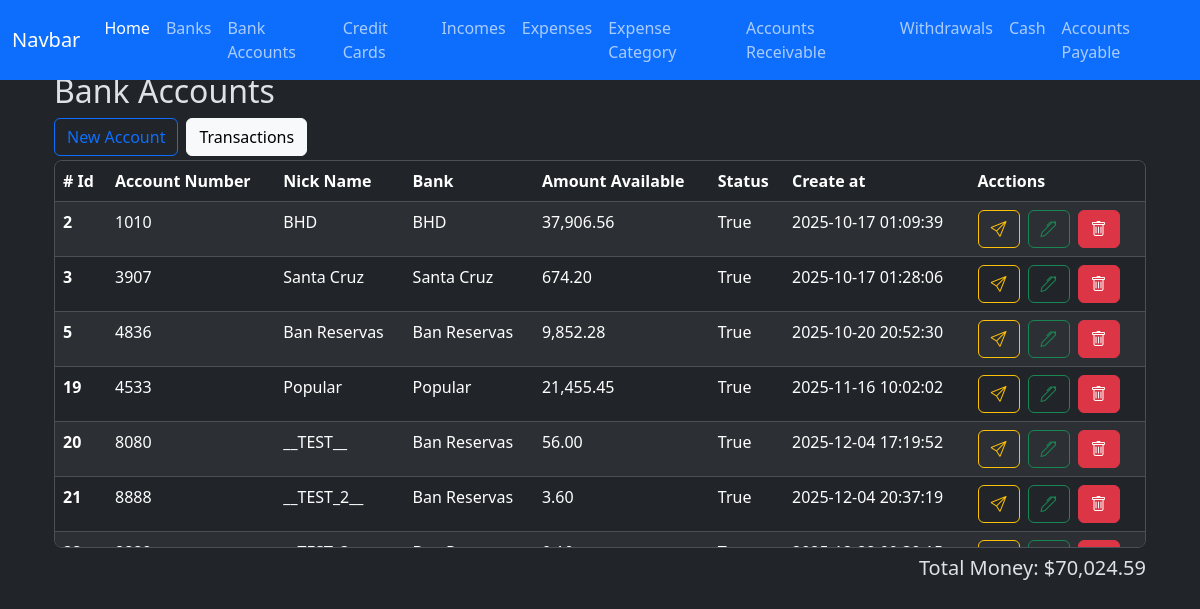
Page /bank_accounts/index on the earlier database version.
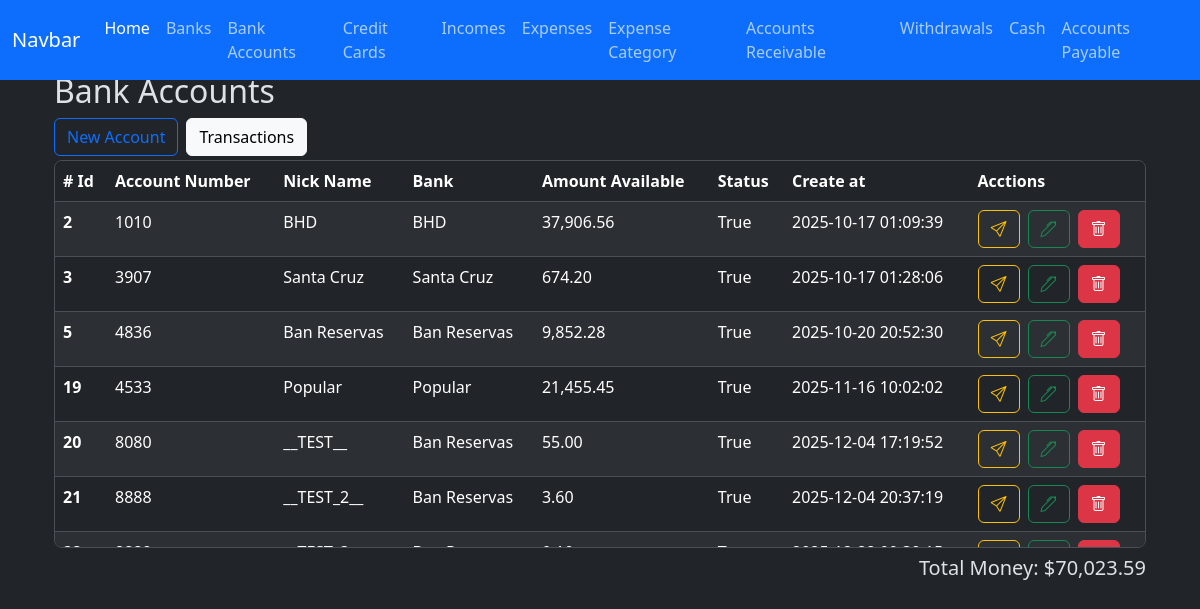
Same page on the later database version.
### app/models/bank_account.py (models this page shows)
class BankAccount(db.Model):
    __tablename__ = 'bank_accounts'
    id = db.Column(db.Integer, primary_key=True)
    nick_name = db.Column(db.String(120))
    amount_available = db.Column(db.Numeric(10, 2), nullable=False)
    is_active = db.Column(db.Boolean, default=True)
    account_number = db.Column(db.Integer, nullable=True)
    bank_id = db.Column(db.Integer, db.ForeignKey('banks.id'))
    created_at = db.Column(db.DateTime(timezone=True), server_default=func.now())
    updated_at = db.Column(db.DateTime(timezone=True), onupdate=func.now())
    bank = relationship('Bank', back_populates='bank_accounts')
    expenses = relationship('Expense', back_populates='bank_account', order_by='desc(Expense.created_at)')
    incomes = relationship('Income', back_populates='bank_account', order_by='desc(Income.created_at)')
    credit_card_payments = relationship('CreditCardPayment', back_populates='bank_account', order_by='desc(CreditCardPayment.created_at)')
    withdrawals = relationship('Withdrawal', back_populates='bank_account', order_by='desc(Withdrawal.created_at)')
    loans = relationship('Loan', back_populates='bank_account', order_by='desc(Loan.created_at)')
    loan_payments = relationship('LoanPayment', back_populates='bank_account', order_by='desc(LoanPayment.created_at)')
    debts = relationship('Debt', back_populates='bank_account', order_by='desc(Debt.created_at)')
    debt_payments = relationship('DebtPayment', back_populates='bank_account', order_by='desc(DebtPayment.created_at)')
    transaction_ledger = relationship('BankAccountTransactionsLedger', back_populates='bank_account')
    outgoing_transfers = relationship('BankTransfer', foreign_keys='BankTransfer.from_bank_account_id', back_populates='from_bank_account', order_by='desc(BankTransfer.created_at)')
    incoming_transfers = relationship('BankTransfer', foreign_keys='BankTransfer.to_bank_account_id', back_populates='to_bank_account', order_by='desc(BankTransfer.created_at)')

### app/models/bank.py (models this page shows)
class Bank(db.Model):
    __tablename__ = 'banks'
    id = db.Column(db.Integer, primary_key=True)
    name = db.Column(db.String(100), nullable=False)
    created_at = db.Column(db.DateTime(timezone=True), server_default=func.now())
    updated_at = db.Column(db.DateTime(timezone=True), onupdate=func.now())
    bank_accounts = relationship('BankAccount', back_populates='bank')
    credit_cards = relationship('CreditCard', back_populates='bank')

### app/routes/bank_account_routes.py (the view)
@bank_account_bp.route('/index', methods=['GET'])
def index():
    banks = Bank.query.all()
    bank_accounts = BankAccount.query.all()
    total_money = Decimal()
    for account in bank_accounts:
        total_money += account.amount_available
    total_money_formatted = f'{total_money:,.2f}'
    context = {
        'banks': banks,
        'bank_accounts': bank_accounts,
        'total_money': total_money_formatted,
        'len': len,
        'total_amount': total_amount,
        'format_amount': format_amount,
    }
    return render_template('bank_accounts/index.html', **context)

### app/utils/numeric_casting.py (called while the page is built)
def format_amount(value):
    try:
        return f'{value:,.2f}';
    except Exception as e:
        return None

### app/templates/bank_accounts/index.html (shortened to what this page needs)
{% extends 'layout.html' %}
{% block content %}
    <h2>Bank Accounts</h2>
    <div class="d-flex gap-2">
        <div class="">
            <button
                type="button"
                class="btn btn-outline-primary"
                data-bs-toggle="modal"
                data-bs-target="#create-bank-account"
            > New Account
            </button>
        </div>
        <div class="">
            <a
                href="{{ url_for('bank_transaction_ledger.index' ) }}"
                class="btn btn-light"
            > Transactions
            </a>
        </div>
    </div>
    <div class="table-responsive overflow-y-auto border rounded-3 mt-1" style="max-height: 388px;">
        <table class="table table-striped  table-hover">
            <thead class="sticky-top">
                <tr>
                    <th scope="col"># Id</th>
                    <th scope="col">Account Number</th>
                    <th scope="col">Nick Name</th>
                    <th scope="col">Bank</th>
                    <th scope="col">Amount Available</th>
                    <th scope="col">Status</th>
                    <th scope="col">Create at</th>
                    <th scope="col">Acctions</th>
                </tr>
            </thead>
            <tbody>
                {% for bank_account in bank_accounts %}
                <tr class="bank-row" data-bank-account-id = "{{ bank_account.id }}">
                    <th scope="row">{{ bank_account.id }}</th>
                    <td>{{ bank_account.account_number }}</td>
                    <td>{{ bank_account.nick_name }}</td>
                    <td>{{ bank_account.bank.name }}</td>
                    <td>{{ format_amount(bank_account.amount_available) }}</td>
                    <td>{{ bank_account.is_active }}</td>
                    <td>{{ bank_account.created_at }}</td>
                    <td>
                        <div class="d-flex gap-2">
                            <button
                                type="button"
                                class="btn btn-outline-warning"
                                data-bs-toggle="modal"
                                data-bs-target="#create-bank-transfer"
                                data-from-bank-account-id="{{ bank_account.id }}"
                                data-nick-name="{{ bank_account.nick_name }}"
                            >
                                <i class="bi bi-send"></i>
                            </button>
                            <button
                                type="button"
                                class="btn btn-outline-success"
                                data-bs-toggle="modal"
                                data-bs-target="#edit-bank-account"
                                data-bank-account-id="{{ bank_account.id }}"
                                data-account-number="{{ bank_account.account_number }}"
                                data-nick-name="{{ bank_account.nick_name }}"
                                data-amount-available="{{ bank_account.amount_available }}"
                                data-bank-id="{{ bank_account.bank.id }}"
                            >
                                <i class="bi bi-pen"></i>
                            </button>
                            <a href="{{ url_for('bank_account.delete', id=bank_account.id) }}" class="btn btn-danger"><i class="bi bi-trash"></i></a>
                        </div>
                    </td>
                </tr>
                {% endfor %}
            </tbody>
        </table>
    </div>
    <div class="col-sm d-flex flex-row-reverse mt-2">
        <h5>Total Money: ${{ total_money }}</h5>
    </div>
    <link href="https://cdn.jsdelivr.net/npm/@sweetalert2/theme-dark@5/dark.css" rel="stylesheet">
{% endblock %}

Differences in the rows shown:
changed BankAccount "__TEST__": amount_available "56.00" → "55.00"
Other differences:
{{ total_money }}: "70,024.59" → "70,023.59"
